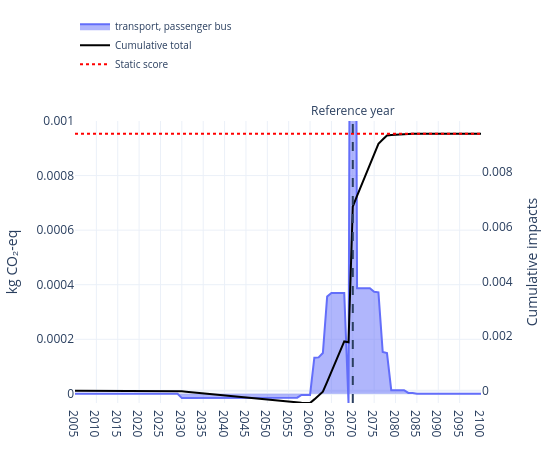
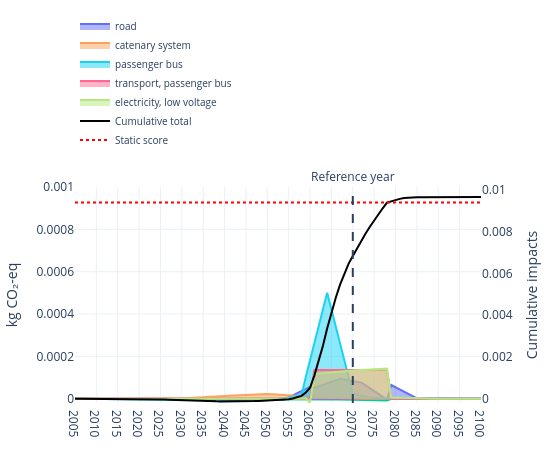
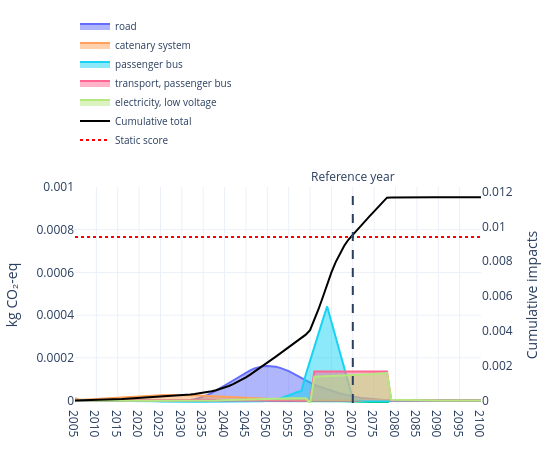
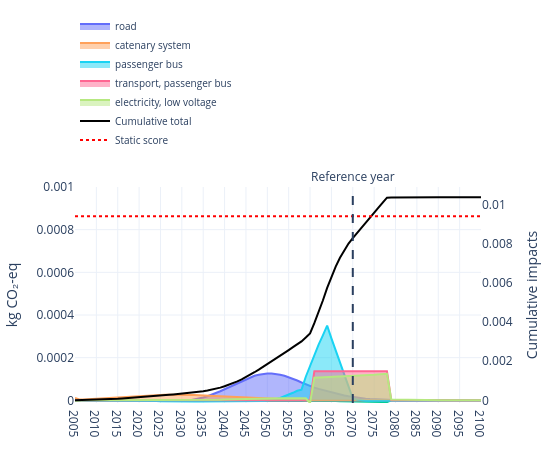

The notebook cell these images were saved under, in order:
### Code cell
%%time

ref_year = 2070
trails.static_lca(
    year=ref_year,
    act_idx=28673,
    methods=methods,
)

static_score = trails.static_score

for depth in range(0, 9):
    print(depth)

    trails.temporal_routing(
      start_year=ref_year,
      start_act_idx=28673,
      amount=1.0,
      max_depth=depth,
      show_progress=True,
      attribute_to_roots=True,
    )
    
    trails.lca(
        methods=methods,
        show_progress=True,
    )

    fig = plot_temporal_scores(
        results_by_year=trails.scores,
        stacked=False,
        legend_top_n=5,
        show_flow_contributions=False,
        trails=trails,
        title="",
        method_label="kg CO₂-eq",
        cumulative=False,
        width=550,
        height=450,
        year_tick=5,
        #year_range=(2005, 2080),
        reference_year=ref_year,
        show_cumulative_axis=True,
        cumulative_axis_label="Cumulative impacts",
        legend_y=1.15,
        static_score=static_score,
        static_score_dash= "dot",
        static_score_color= "red",
        y_max=0.001,
        #y2_max=0.005
    )
    fig.show()
